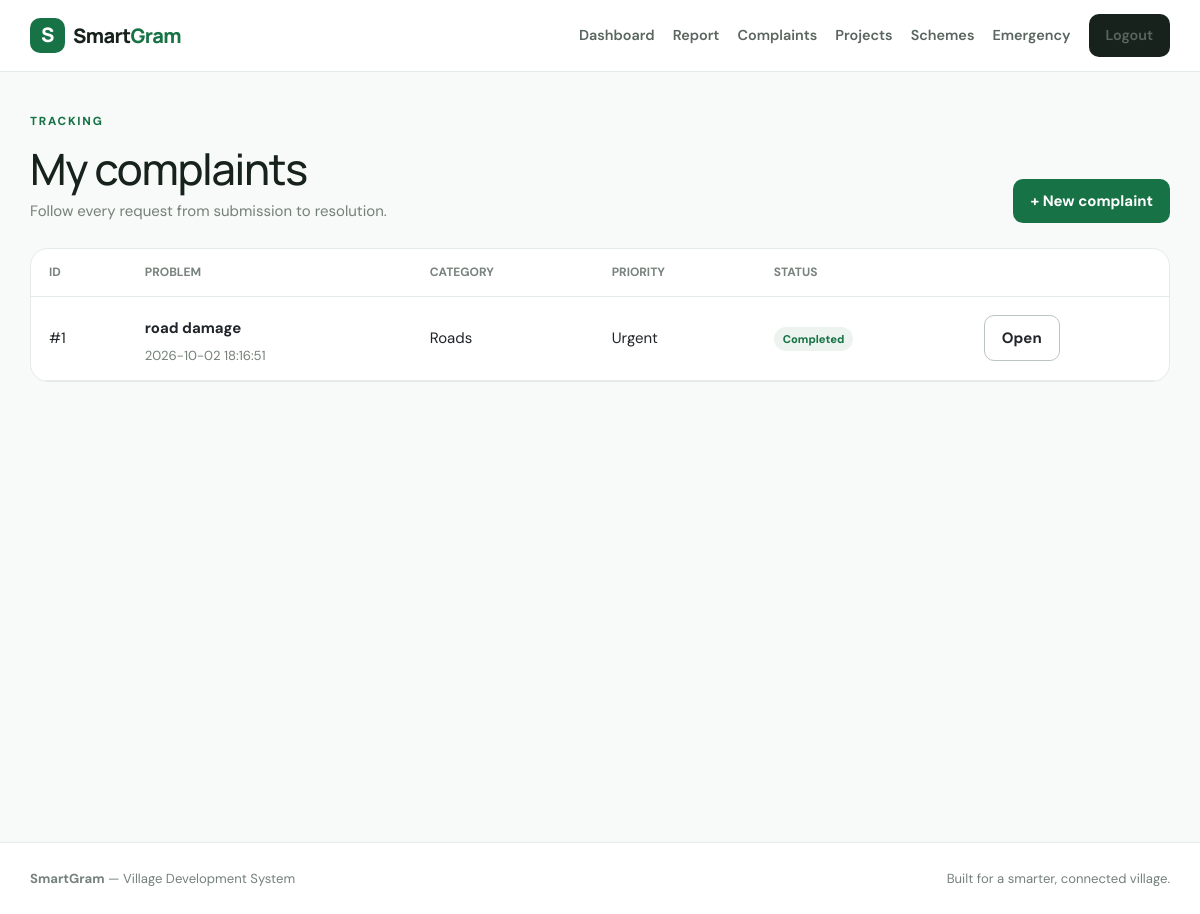
/complaints (signed in), run on the app's committed database.
### tables this page shows
CREATE TABLE complaints(id INTEGER PRIMARY KEY AUTOINCREMENT,user_id INTEGER,title TEXT,description TEXT,category TEXT,priority TEXT,location TEXT,image TEXT,status TEXT DEFAULT 'Pending',assigned_to INTEGER,note TEXT,created_at TEXT DEFAULT CURRENT_TIMESTAMP,updated_at TEXT DEFAULT CURRENT_TIMESTAMP);

### app.py (the view)
@app.route('/complaints')
def complaints():
    if not citizen(): return redirect(url_for('login'))
    c=db(); rows=c.execute('select * from complaints where user_id=? order by id desc',(session['user_id'],)).fetchall(); c.close(); return render_template('complaints.html',rows=rows)

### app.py (called while the page is built)
def db():
    c=sqlite3.connect(DB); c.row_factory=sqlite3.Row; return c

def citizen(): return session.get('role')=='citizen'

@app.context_processor
def common(): return {'logged_in':bool(session.get('user_id')),'current_user':session.get('name'),'role':session.get('role')}

### templates/complaints.html
{% extends 'base.html' %}{% block title %}My Complaints{% endblock %}{% block content %}<div class="heading"><div><div class="eyebrow">TRACKING</div><h1>My complaints</h1><p>Follow every request from submission to resolution.</p></div><a class="greenbtn" href="{{url_for('report')}}">+ New complaint</a></div><div class="card tablewrap"><table><tr><th>ID</th><th>Problem</th><th>Category</th><th>Priority</th><th>Status</th><th></th></tr>{% for x in rows %}<tr><td>#{{x.id}}</td><td><b>{{x.title}}</b><small>{{x.created_at}}</small></td><td>{{x.category}}</td><td>{{x.priority}}</td><td><em>{{x.status}}</em></td><td><a class="outlinebtn" href="{{url_for('complaint',i=x.id)}}">Open</a></td></tr>{% else %}<tr><td colspan="6" class="empty">No complaints found.</td></tr>{% endfor %}</table></div>{% endblock %}

### static/css/style.css (style rules this page uses)
:root { --g:#177245;--gd:#0d4e30;--ink:#17221d;--muted:#748078;--line:#e4ebe6;--bg:#f7faf8 }
* { box-sizing:border-box }
body { margin:0;background:var(--bg);color:var(--ink);font:15px/1.6 "DM Sans",sans-serif }
h1,h2,h3,.brand { font-family:Manrope,sans-serif;letter-spacing:-.03em }
a { text-decoration:none;color:inherit }
.greenbtn,.outlinebtn,.darkbtn { display:inline-block;border:0;border-radius:10px;padding:10px 17px;font-weight:700;cursor:pointer }
.greenbtn { background:var(--g);color:#fff }
.outlinebtn { border:1px solid #bbc5be;background:#fff }
.eyebrow { font-weight:800;letter-spacing:.15em;font-size:.73rem;color:var(--g);margin-bottom:12px }
.features article,.card,.formcard,.project,.emergency,.stats>div { background:#fff;border:1px solid var(--line);border-radius:18px }
.heading { display:flex;justify-content:space-between;align-items:end;gap:20px;margin:40px 0 25px }
.heading h1 { font-size:2.7rem;margin:0 0 4px }
.heading p { margin:0;color:var(--muted) }
.card { padding:24px }
.tablewrap { padding:0;overflow:auto }
.tablewrap table { width:100%;border-collapse:collapse }
.tablewrap th,.tablewrap td { padding:14px 18px;border-bottom:1px solid var(--line);text-align:left;white-space:nowrap }
.tablewrap th { font-size:.75rem;text-transform:uppercase;color:#77837c }
.tablewrap small { display:block;color:var(--muted) }
.tablewrap em { font-style:normal;background:#edf4ef;color:var(--g);padding:5px 9px;border-radius:99px;font-size:.7rem;font-weight:800 }
.card small,.card b { display:block;margin-top:5px }
.tablewrap { overflow:auto }
.tablewrap table { min-width:620px }

### data on the page
complaints: id "1", title "road damage", created_at "2026-10-02 18:16:51", category "Roads", priority "Urgent", status "Completed"
